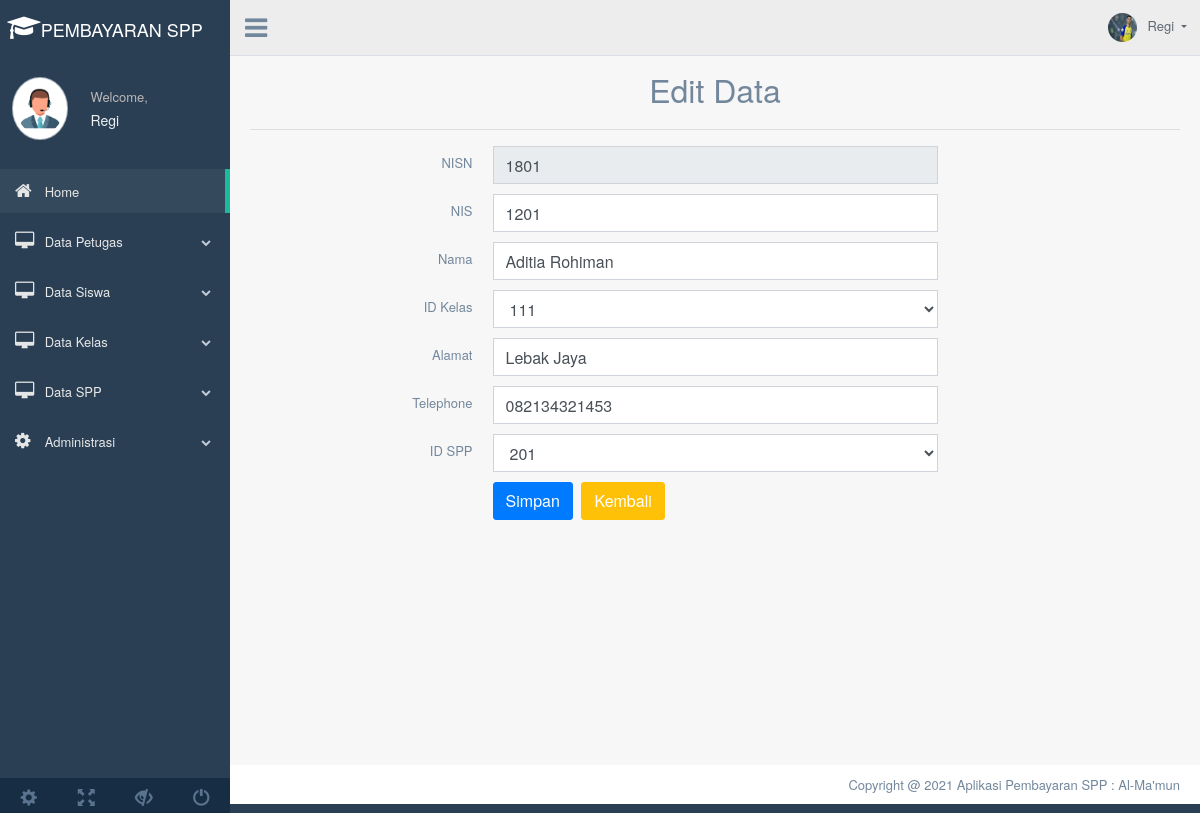
Screenshot of /beranda.php?page=edit_siswa&nisn=1801 (signed in) with the database file from the repository.
### tables this page shows
CREATE TABLE `siswa` (
  `nisn` char(10) NOT NULL,
  `nis` char(8) DEFAULT NULL,
  `nama` varchar(35) DEFAULT NULL,
  `id_kelas` int(11) DEFAULT NULL,
  `alamat` varchar(20) DEFAULT NULL,
  `no_telp` varchar(13) DEFAULT NULL,
  `id_spp` int(11) DEFAULT NULL
);

### editsiswa.php (the view, shortened to what this page needs)
<?php include('config.php'); ?>
	<div class="container" style="margin-top:20px">
		<center><font size="6">Edit Data</font></center>
		<hr>
		<?php
		if(isset($_GET['nisn'])){
			$nisn = $_GET['nisn'];
			$select = mysqli_query($koneksi, "SELECT * FROM siswa WHERE nisn='$nisn'") or die(mysqli_error($koneksi));
			if(mysqli_num_rows($select) == 0){
				echo '<div class="alert alert-warning">ID tidak ada dalam database.</div>';
				exit();
			}else{
				$data = mysqli_fetch_assoc($select);
			}
		}
		?>
		<form action="beranda.php?page=edit_siswa&nisn=<?php echo $nisn; ?>" method="post">
			<div class="item form-group">
				<label class="col-form-label col-md-3 col-sm-3 label-align">NISN</label>
				<div class="col-md-6 col-sm-6">
					<input type="text" name="nisn" class="form-control"  value="<?php echo $data['nisn']; ?>" readonly required>
				</div>
			</div>
			<div class="item form-group">
				<label class="col-form-label col-md-3 col-sm-3 label-align">NIS</label>
				<div class="col-md-6 col-sm-6">
					<input type="text" name="nis" class="form-control" value="<?php echo $data['nis']; ?>" required>
				</div>
			</div>
			<div class="item form-group">
				<label class="col-form-label col-md-3 col-sm-3 label-align">Nama</label>
				<div class="col-md-6 col-sm-6">
					<input type="text" name="nama" class="form-control" value="<?php echo $data['nama']; ?>" required>
				</div>
			</div>
			<div class="item form-group">
				<label class="col-form-label col-md-3 col-sm-3 label-align">ID Kelas</label>
				<div class="col-md-6 col-sm-6">
					<select name="id_kelas" class="form-control" required>
						<option value="111" <?php if($data['id_kelas'] == '111'){ echo 'selected'; } ?>>111</option>
					</select>
				</div>
			</div>
            <div class="item form-group">
				<label class="col-form-label col-md-3 col-sm-3 label-align">Alamat</label>
				<div class="col-md-6 col-sm-6">
					<input type="text" name="alamat" class="form-control" value="<?php echo $data['alamat']; ?>" required>
				</div>
			</div>
            <div class="item form-group">
				<label class="col-form-label col-md-3 col-sm-3 label-align">Telephone</label>
				<div class="col-md-6 col-sm-6">
					<input type="text" name="no_telp" class="form-control" value="<?php echo $data['no_telp']; ?>" required>
				</div>
			</div>
            <div class="item form-group">
				<label class="col-form-label col-md-3 col-sm-3 label-align">ID SPP</label>
				<div class="col-md-6 col-sm-6">
					<select name="id_spp" class="form-control" required>
						<option value="201" <?php if($data['id_spp'] == '201'){ echo 'selected'; } ?>>201</option>
					</select>
				</div>
			</div>
			<div class="item form-group">
				<div class="col-md-6 col-sm-6 offset-md-3">
					<input type="submit" name="submit" class="btn btn-primary" value="Simpan">
					<a href="beranda.php?page=tampil_siswa" class="btn btn-warning">Kembali</a>
				</div>
			</div>
		</form>
	</div>

### rows the page displays
siswa: nisn "1801", nis "1201", nama "Aditia Rohiman", id_kelas "111", alamat "Lebak Jaya", no_telp "082134321453", id_spp "201"

### other values shown
$_SESSION['username'] "Regi"
